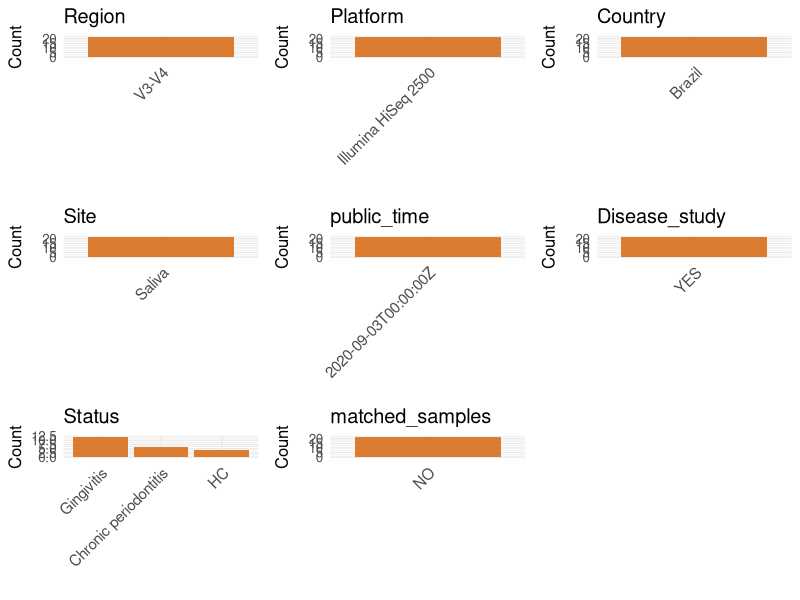

Write the R code that produced this figure. (Note: this script raises an error after producing the figure.)
## ---- chunk 1
# Load necessary libraries
library(dplyr)
library(ggplot2)
library(cowplot)
library(readxl)

# Set working directory (update this path to your local directory)
setwd("/home/cjj/projects/collect_oral_data/global-oral-microbiome/data/tmp/PRJNA660085")

# table1 <- read_excel("CRA006039.xlsx")
# write.csv(table1, "CRA006039.csv", row.names = FALSE)

initial_meta<-read.csv("SraRunTable.csv",header = T)
colnames(initial_meta)
# 
# # initial_meta <- initial_meta[grepl("16s", initial_meta$sample_name, ignore.case = TRUE), ]
# initial_meta$BioProject = initial_meta$Project.accession
# initial_meta$Run = initial_meta$Accession
head(initial_meta , n=8)



# table1 <- read_excel("Table 1.XLSX",)
# table2 <- read_excel("Table 1.XLSX",)
# head(table1 , n=3)
# head(table2 , n=3)
# ESM <- ESM[,c(1,3,4)]
# colnames(ESM) <- c("subject_id","Age","Sex")
# initial_meta_cbind <- left_join(initial_meta,ESM,by="subject_id")
# table(initial_meta_cbind$Age,initial_meta_cbind$Sex)
# Display the first few rows of the metadata
# head(initial_meta_cbind)
## ---- chunk 2
# Create a uniform metadata dataframe
metadata <- data.frame(
  BioProject = initial_meta$BioProject,
  Run = initial_meta$Run,
  stringsAsFactors = FALSE
)
## ---- chunk 3
# Create a uniform metadata dataframe
metadata <- data.frame(
  BioProject = initial_meta$BioProject,
  Run = initial_meta$Run,
  sample_name = initial_meta$Sample.Name,
  Age = NA_character_,
  BMI = NA_character_,
  Sex= NA_character_,
  Region = "V3-V4",
  Platform = initial_meta$Instrument,
  Country = initial_meta$geo_loc_name_country,
  Site = 'Saliva',
  public_time = initial_meta$ReleaseDate,
  Disease_study = 'YES',
  Status = initial_meta$Sample.Name,
  stringsAsFactors = FALSE
)
## ---- chunk 4
# Add information obtained from the publication
metadata_clean <- metadata
metadata_clean$PCR_primers <- "341F-806R"
metadata_clean$title <- "Bacterial diversity and prevalence of antibiotic resistance genes in the oral microbiome"

metadata_clean$sample_name <- metadata$sample_name

metadata_clean$Status <-  metadata$Status
metadata_clean <- metadata_clean %>%
  mutate(Status = case_when(
    startsWith(Status, "PSR0") ~ "HC",
    startsWith(Status, "PSR1") ~ "Gingivitis",
    startsWith(Status, "PSR2") ~ "Gingivitis",
    startsWith(Status, "PSR3") ~ "Chronic periodontitis",
    startsWith(Status, "PSR4") ~ "Chronic periodontitis", # 根據PSR分級，PSR4也是牙周病，建議加上
    TRUE                             ~ "NA" # 一個安全選項，處理不符合任何規則的樣本
  ))

metadata_clean$matched_samples <- "NO"
# metadata_clean$Sex <- ifelse(metadata_clean$Sex == "female", "F",
#                       ifelse(metadata_clean$Sex == "male", "M",metadata_clean$Sex))

metadata_clean$Site <- metadata$Site
# metadata_clean$Site <- ifelse(grepl("sal", metadata$Status), "saliva", "mucosa")

# Use cleaned dataset for subsequent analysis
metadata <- metadata_clean
## ---- chunk 5
# Check the number of unique runs and sample names
print(paste("Number of unique runs:", length(unique(metadata$Run))))
print(paste("Number of unique sample names:", length(unique(metadata$sample_name))))
## ---- chunk 6
# 加载必要的包
library(dplyr)
library(ggplot2)
library(cowplot)

# 1. 准备数据
plot_data <- metadata %>%
  select(
    -any_of(c("BioProject", "Run", "sample_name", "title","PCR_primers"))
  ) %>%
  select(where(~!all(is.na(.))))

# 2. 循环绘图
plots <- list()
for (col_name in names(plot_data)) {
  if (is.numeric(plot_data[[col_name]])) {
    p <- ggplot(plot_data, aes(x = .data[[col_name]])) +
      geom_histogram(bins = 20, fill = "#0072B2", alpha = 0.7, na.rm = TRUE) +
      labs(title = col_name, x = NULL) +
      theme_minimal(base_size = 16)
  } else {
    p <- plot_data %>%
      count(.data[[col_name]], sort = TRUE, name = "Count") %>%
      ggplot(aes(x = reorder(.data[[col_name]], -Count), y = Count)) +
      geom_col(fill = "#D55E00", alpha = 0.8) +
      labs(title = col_name, x = NULL, y = "Count") +
      theme_minimal(base_size = 12) +
      theme(axis.text.x = element_text(angle = 45, hjust = 1, size = 11))
  }
  plots[[col_name]] <- p
}

# 3. 【已修复】自动组合并动态调整尺寸后保存
if (length(plots) > 0) {
  
  # --- 这是你需要添加的关键部分 ---
  n_plots <- length(plots)
  n_cols <- 3 
  n_rows <- ceiling(n_plots / n_cols) 
  # 根据行数动态设置输出图片的高度 (例如，每行给4英寸)
  dynamic_height <- n_rows * 4 
  
  p_final <- plot_grid(plotlist = plots, ncol = n_cols, align = "hv")
  
  # 使用动态计算出的高度来保存图像
  ggsave("Metadata_Summary.png", plot = p_final, width = 12, height = dynamic_height, dpi = 150, bg = "white")
  
  print(paste("图像已生成, 动态高度为:", dynamic_height))
  
} else {
  print("没有可以绘制的列。")
}
## ---- chunk 7
knitr::include_graphics("Metadata_Summary.png")
## ---- chunk 8
# Reorder columns to match the desired format
metadata <- metadata[, c(
  "BioProject", "Run", "sample_name", "Age", "BMI", "Sex", 
  "Region", "Platform", "Country", "Site", "public_time", 
  "PCR_primers", "title", "Disease_study", "Status","matched_samples"
)]

# Export the uniform metadata to a CSV file
write.csv(metadata, file = "metadata.csv", quote = TRUE)
head(metadata)
## ---- chunk 9
head(metadata)
colnames(metadata)
